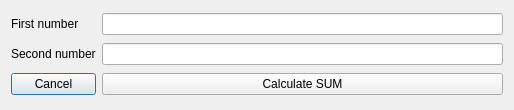
<?xml version="1.0" encoding="UTF-8"?>
<ui version="4.0">
 <class>Dialog</class>
 <widget class="QDialog" name="Dialog">
  <property name="geometry">
   <rect>
    <x>0</x>
    <y>0</y>
    <width>514</width>
    <height>110</height>
   </rect>
  </property>
  <property name="windowTitle">
   <string>Dialog</string>
  </property>
  <layout class="QGridLayout" name="gridLayout_2">
   <item row="1" column="0">
    <widget class="QLabel" name="label_2">
     <property name="text">
      <string>Second number</string>
     </property>
    </widget>
   </item>
   <item row="0" column="1">
    <widget class="QLineEdit" name="number_1"/>
   </item>
   <item row="0" column="0">
    <widget class="QLabel" name="label_1">
     <property name="text">
      <string>First number</string>
     </property>
    </widget>
   </item>
   <item row="1" column="1">
    <widget class="QLineEdit" name="number_2"/>
   </item>
   <item row="2" column="0">
    <widget class="QPushButton" name="cancel">
     <property name="text">
      <string>Cancel</string>
     </property>
    </widget>
   </item>
   <item row="2" column="1">
    <widget class="QPushButton" name="calculate_sum">
     <property name="text">
      <string>Calculate SUM</string>
     </property>
    </widget>
   </item>
  </layout>
 </widget>
 <resources/>
 <connections/>
</ui>
